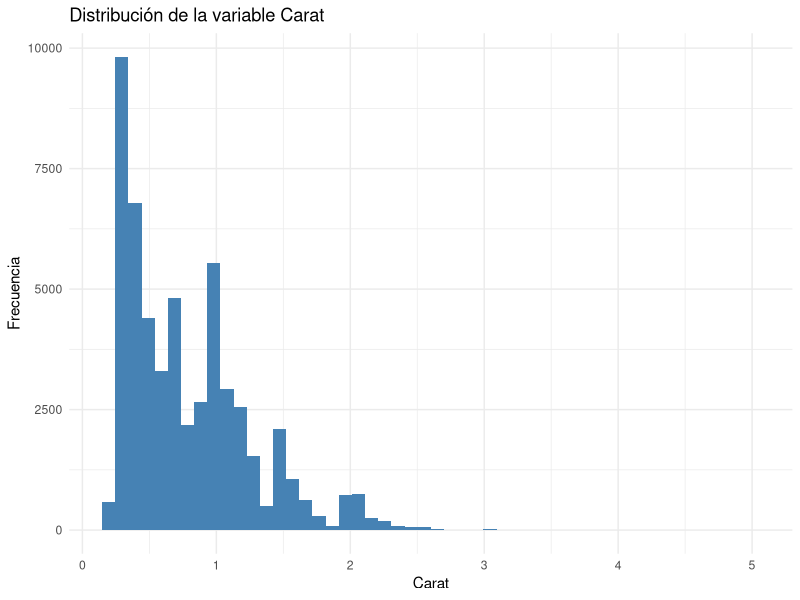

Recreate this plot in R.
library(ggplot2)

p <- ggplot(diamonds) + 
  geom_histogram(bins = 50, aes(x = carat), fill = 'steelblue') + 
  xlab("Carat") + 
  ylab("Frecuencia") + 
  ggtitle("Distribución de la variable Carat") +
  theme_minimal()

print(p)
